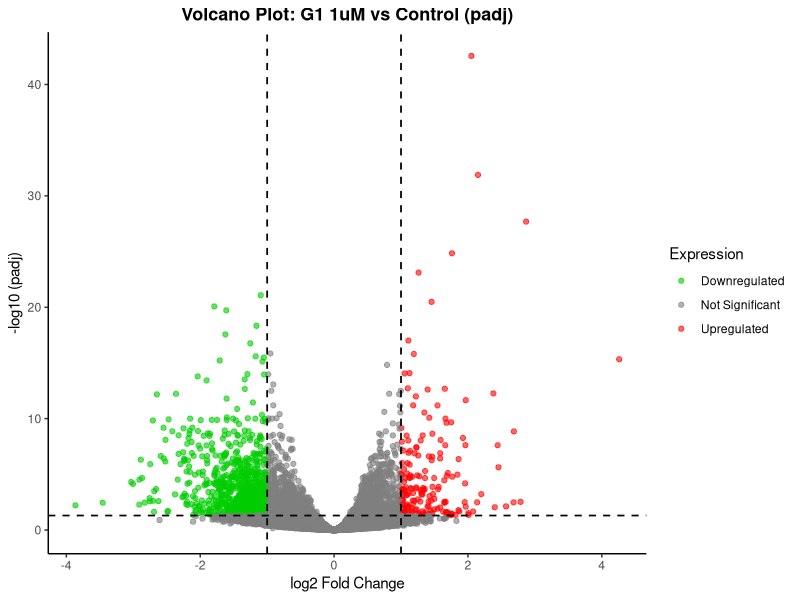
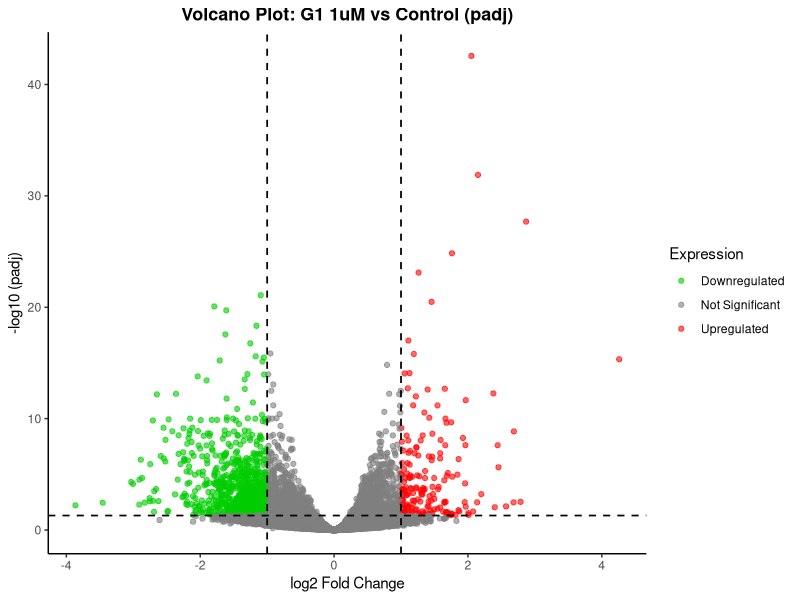

Source code (R) for these figures, in order:
###VOLCANO PLOT 
# 1. Load required libraries
library(ggplot2)
library(dplyr)

# 2. Set working directory & read dataset
setwd("D:/Project/RNA_Seq/Results/Counts")
df <- read.csv("DGE_G1_1uM_vs_Control.csv")

# 3. Preprocess & create Expression categories
df_clean <- df %>%
  filter(!is.na(log2FoldChange) & !is.na(padj)) %>%
  mutate(
    neg_log10_padj = -log10(padj),
    # Define Expression categories
    Expression = case_when(
      log2FoldChange > 1 & padj <= 0.05 ~ "Upregulated",
      log2FoldChange < -1 & padj <= 0.05 ~ "Downregulated",
      TRUE ~ "Not Significant"
    )
  )

# 4. Generate Volcano Plot with Custom Colors
ggplot(df_clean, aes(x = log2FoldChange, y = neg_log10_padj, color = Expression)) +
  
  # Add points mapped to Expression category
  geom_point(alpha = 0.6, size = 1.5) +
  
  # Set specific colors: Red (Up), Green (Down), Grey (Not Significant)
  scale_color_manual(values = c(
    "Upregulated"     = "red",
    "Downregulated"   = "green3",
    "Not Significant" = "grey50"
  )) +
  
  # Threshold cutoff lines
  geom_hline(yintercept = -log10(0.05), linetype = "dashed", color = "black", linewidth = 0.6) +
  geom_vline(xintercept = c(-1, 1), linetype = "dashed", color = "black", linewidth = 0.6) +
  
  # Labels and Limits
  labs(
    title = "Volcano Plot: G1 1uM vs Control (padj)",
    x = "log2 Fold Change",
    y = "-log10 (padj)"
  ) +
  #ylim(-0.2, 5) +
  
  # Theme
  theme_classic() +
  theme(
    plot.title = element_text(hjust = 0.5, face = "bold", size = 13),
    axis.title = element_text(size = 11),
    legend.position = "right"
  )
ggsave("D:/Project/RNA_Seq/Results/figures/volcano_1uM_vs_control.png", width = 8, height = 6, dpi = 300)
